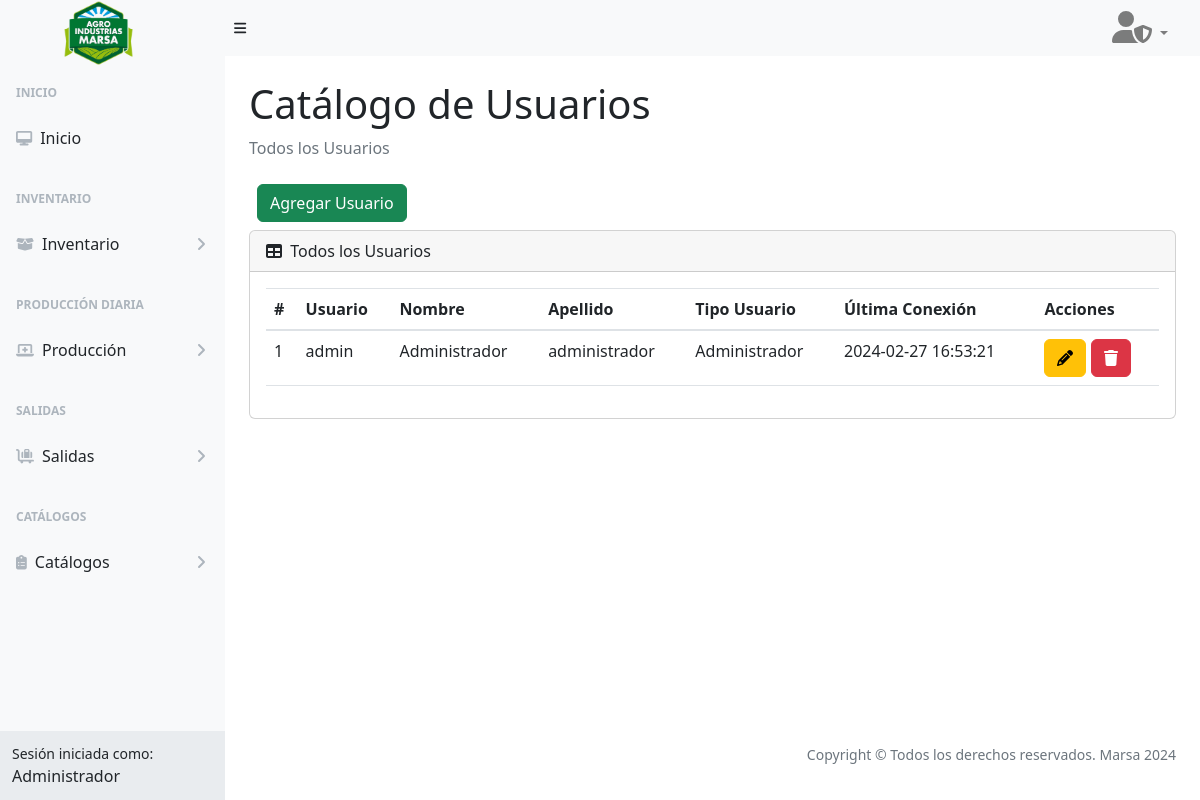
The page /users (signed in) on the database its author committed.
### tables this page shows
CREATE TABLE `tb_usuario` (
  `IdUsu` int(11) NOT NULL,
  `IdTipoUsu` int(11) NOT NULL,
  `NombreUsu` varchar(255) NOT NULL,
  `Nombre` varchar(255) NOT NULL,
  `Apellido` varchar(255) NOT NULL,
  `password` varchar(255) NOT NULL,
  `LastConnection` datetime DEFAULT NULL,
  `DateCreate` datetime NOT NULL,
  `DateUpdate` datetime NOT NULL
);

CREATE TABLE `tb_tipousuario` (
  `IdTipoUsu` int(11) NOT NULL,
  `DescripcionTipo` varchar(255) NOT NULL
);

### controller/template.controller.php (called while the page is built)
<?php
class TemplateController
{
  static public function ctrTemplate()
  {
    include "view/template.php";
  }
}

### index.php (called while the page is built, shortened)
<?php
require_once "controller/template.controller.php";
require_once "controller/users.controller.php";
require_once "model/users.model.php";
$template = new TemplateController();
$template -> ctrTemplate();

### controller/users.controller.php (called while the page is built, shortened)
<?php
class UsersController
{
  public static function ctrGetAllUsers()
  {
    $table = "tb_usuario";
    $usersList = UsersModel::mdlGetAllUsers($table);
    return $usersList;
  }
}

### model/conexion.php (called while the page is built)
<?php
class Conexion
{
  static public function conn()
  {
    $link = new PDO("mysql:host=localhost;dbname=marsa_db","root","");
    $link->exec("set names utf8");
    return $link;
  }
}

### model/users.model.php (called while the page is built, shortened)
<?php
require_once "conexion.php";
class UsersModel
{
  public static function mdlGetAllUsers($table)
  {
    $statement = Conexion::conn()->prepare("SELECT tb_usuario.IdUsu, tb_usuario.NombreUsu, tb_usuario.Nombre, tb_usuario.Apellido, tb_usuario.LastConnection, tb_tipousuario.DescripcionTipo FROM $table INNER JOIN tb_tipousuario ON tb_usuario.IdTipoUsu = tb_tipousuario.IdTipoUsu ORDER BY IdUsu ASC");
    $statement -> execute();
    return $statement -> fetchAll();
  }
}

### view/modules/users.php (the view, shortened to what this page needs)
</div>
</div>
<div class="sb-sidenav-footer">
  <div class="small">Sesión iniciada como:</div>
  <?php echo $_SESSION["Nombre"] ?>
</div>
</nav>
</div>
<div id="layoutSidenav_content">
  <main class="bg">
    <div class="container-fluid px-4">
      <h1 class="mt-4">Catálogo de Usuarios</h1>
      <ol class="breadcrumb mb-4">
        <li class="breadcrumb-item active">Todos los Usuarios</li>
      </ol>
      <div class="d-flex m-2">
        <button type="button" class="btn btn-success" data-bs-toggle="modal" data-bs-target="#modalAddUser">
          Agregar Usuario
        </button>
      </div>
      <div class="card mb-4">
        <div class="card-header">
          <i class="fas fa-table me-1"></i>
          Todos los Usuarios
        </div>
        <div class="card-body">
          <table id="datatablesSimple" class="data-table-Usuario table">
            <thead>
              <tr>
                <th>#</th>
                <th>Usuario</th>
                <th>Nombre</th>
                <th>Apellido</th>
                <th>Tipo Usuario</th>
                <th>Última Conexión</th>
                <th>Acciones</th>
              </tr>
            </thead>
            <tbody>
              <?php
              $listUsers = UsersController::ctrGetAllUsers();
              foreach ($listUsers as $key => $value) {
                echo
                '<tr>
                  <td>' . ($key + 1) . '</td>
                  <td>' . $value["NombreUsu"] . '</td>
                  <td>' . $value["Nombre"] . '</td>
                  <td>' . $value["Apellido"] . '</td>
                  <td>' . $value["DescripcionTipo"] . '</td>
                  <td>' . $value["LastConnection"] . '</td>
                  <td>
                    <button class="btn btn-warning btnEditUser" codUser="' . $value["IdUsu"] . '" data-bs-toggle="modal" data-bs-target="#modalEditUser"><i class="fa-solid fa-pencil"></i></button>
                    <button class="btn btn-danger btnDeleteUser" codUser="' . $value["IdUsu"] . '"><i class="fa-solid fa-trash"></i></button>
                  </td>
                </tr>';
              }
              ?>
            </tbody>
          </table>
        </div>
      </div>
    </div>
  </main>
</div>
</div>

### rows shown on the page
tb_usuario: NombreUsu "admin", Nombre "Administrador", Apellido "administrador", IdTipoUsu.DescripcionTipo "Administrador", LastConnection "2024-02-27 16:53:21"

### other values the page prints
$_SESSION["Nombre"] "Administrador"
